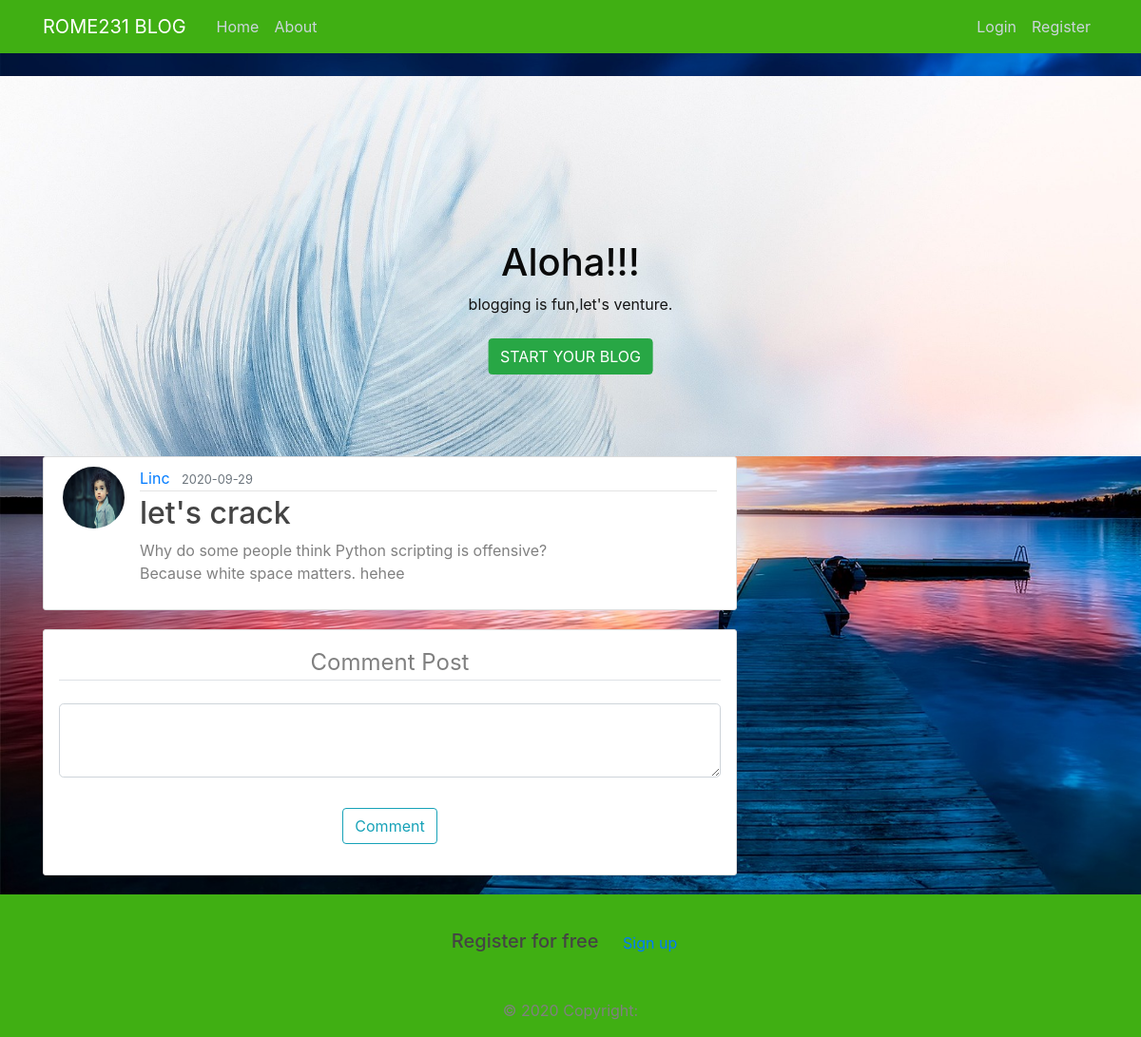
Screenshot of /post/3 with the database file from the repository.
### app/models.py (models this page shows, shortened)
class User(db.Model, UserMixin):
    id = db.Column(db.Integer, primary_key=True)
    username = db.Column(db.String(20), unique=True, nullable=False)
    email = db.Column(db.String(120), unique=True, nullable=False)
    image_file = db.Column(db.String(20), nullable=False, default='default.jpg')
    password = db.Column(db.String(60), nullable=False)
    posts = db.relationship('Post', backref='author', lazy=True)
    comments = db.relationship('Comment', backref='author', lazy=True)
    roles = db.relationship('Role', backref='author', lazy=True)

class Post(db.Model):
    id = db.Column(db.Integer, primary_key=True)
    title = db.Column(db.String(100), nullable=False)
    date_posted = db.Column(db.DateTime, nullable=False, default=datetime.utcnow)
    content = db.Column(db.Text, nullable=False)
    user_id = db.Column(db.Integer, db.ForeignKey('user.id'), nullable=False)

### app/views.py (the view)
@app.route("/post/<int:post_id>", methods=["POST", "GET"])
def post(post_id):
    post = Post.query.get_or_404(post_id)
    comments = Comment.query.all()
    form = CommentForm()
    if form.validate_on_submit():
        comments = Comment(content=form.content.data, author=current_user)
        db.session.add(comments)
        db.session.commit()
        flash('Your comment has been created!', 'success')
        return redirect(url_for('home'))
    return render_template('post.html', title=post.title, post=post, form=form, comments=comments)

### app/forms.py
class CommentForm(FlaskForm):
    content = TextAreaField('Content', validators=[DataRequired()])
    submit = SubmitField('Comment')

### app/templates/post.html (shortened to what this page needs)
{% extends "blog.html" %}
{% block content %}
  <article class="media content-section">
    <img class="rounded-circle article-img" src="{{ url_for('static', filename='profile_pics/' + post.author.image_file) }}">
    <div class="media-body">
      <div class="article-metadata">
        <a class="mr-2" href="{{ url_for('user_posts', username=post.author.username) }}">{{ post.author.username }}</a>
        <small class="text-muted">{{ post.date_posted.strftime('%Y-%m-%d') }}</small>
      </div>
      <h2 class="article-title">{{ post.title }}</h2>
      <p class="article-content">{{ post.content }}</p>
    </div>
  </article>
  <div class="content-section card p-3 mt-3">
    <form action="" method="POST">
      <fieldset class="form-group">
        <legend class="border-bottom mb-4 mt-5 text-center">
          Comment Post
        </legend>
        <div class="form-group">
          {% if form.content.errors %} {{ form.content(class="form-control
          form-control-lg is-invalid") }}
          <div class="invalid-feedback">
            {% for error in form.content.errors %}
            <span>{{ error }}</span>
            {% endfor %}
          </div>
          {% else %} {{ form.content(class="form-control form-control-lg") }}
          {% endif %}
        </div>
      </fieldset>
      <div class="form-group text-center">
        {{form.submit(class="btn btn-outline-info")}}
      </div>
    </form>
  </div>
{% endblock content %}

### app/static/main.css (style rules this page uses)
body { background-image:url('../static/profile_pics/sweden-2459840_1920.jpg'); color: grey; margin-top: 5rem; background-repeat: no-repeat; background-size: cover; }
h1, h2, h3, h4, h5, h6 { color: #444444; }
.content-section { background: #ffffff; padding: 10px 20px; border: 1px solid #dddddd; border-radius: 3px; margin-bottom: 20px; }
.article-title { color: #444444; }
.article-content { white-space: pre-line; }
.article-img { height: 65px; width: 65px; margin-right: 16px; }
.article-metadata { padding-bottom: 1px; margin-bottom: 4px; border-bottom: 1px solid #e3e3e3 }

### rows the page displays
User: image_file (placeholder picture), author.username "Linc"
Post: date_posted "2020-09-29", title "let's crack", content "Why do some people think Python scripting is offensive? Because white space matters. hehee"
